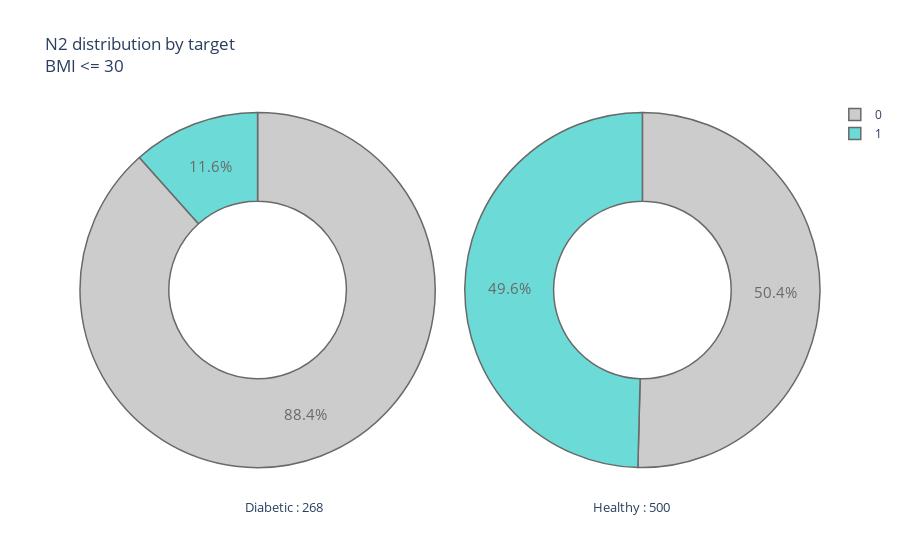

The code cell stored with this chart in its notebook:
### Code cell
plot_pie('N2', 'BMI <= 30')

### Figure 1 — Plotly figure (JSON) as saved in the notebook; plotly's stock layout.template omitted (floating-point values rounded to 4 significant figures)
{"data": [{"domain": {"x": [0, 0.48]}, "hole": 0.5, "hoverinfo": "label+percent+name+value", "labels": [0, 1], "marker": {"colors": ["Silver", "mediumturquoise", "#CF5C36", "lightblue", "magenta", "#FF5D73", "#F2D7EE", "mediumturquoise"], "line": {"width": 1.5}}, "name": "Diabetic", "opacity": 0.8, "textfont": {"size": 15}, "type": "pie", "values": [61, 8]}, {"domain": {"x": [0.52, 1]}, "hole": 0.5, "hoverinfo": "label+percent+name+value", "labels": [0, 1], "marker": {"line": {"width": 1.5}}, "name": "Healthy", "opacity": 0.8, "textfont": {"size": 15}, "type": "pie", "values": [62, 61]}], "layout": {"annotations": [{"font": {"size": 13}, "showarrow": false, "text": "Diabetic : 268", "x": 0.22, "y": -0.1}, {"font": {"size": 13}, "showarrow": false, "text": "Healthy : 500", "x": 0.8, "y": -0.1}], "title": {"text": "N2 distribution by target <br>BMI <= 30"}}}
